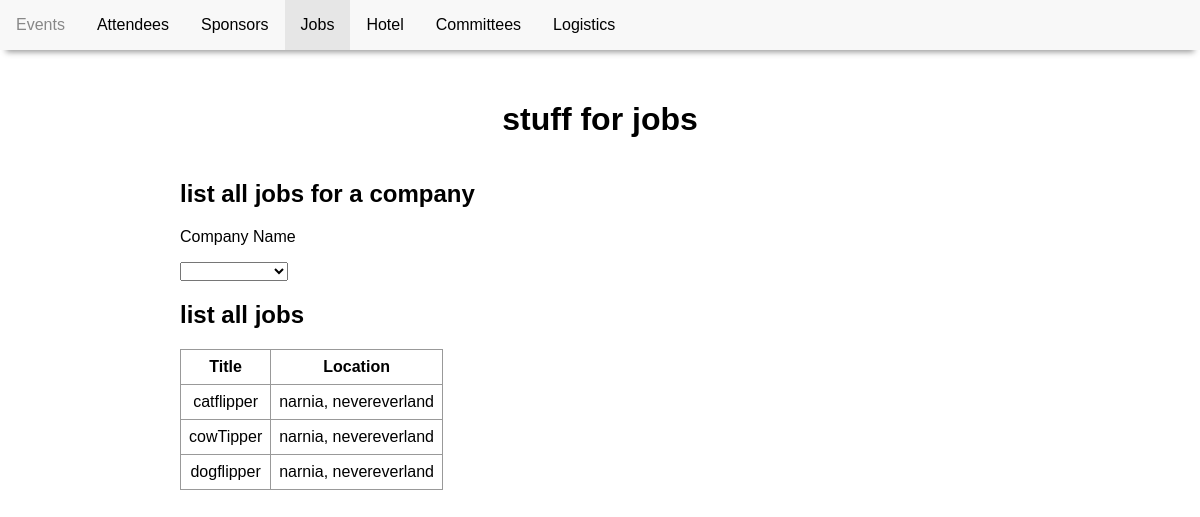
/jobs.php, run on an earlier commit of the app's database.
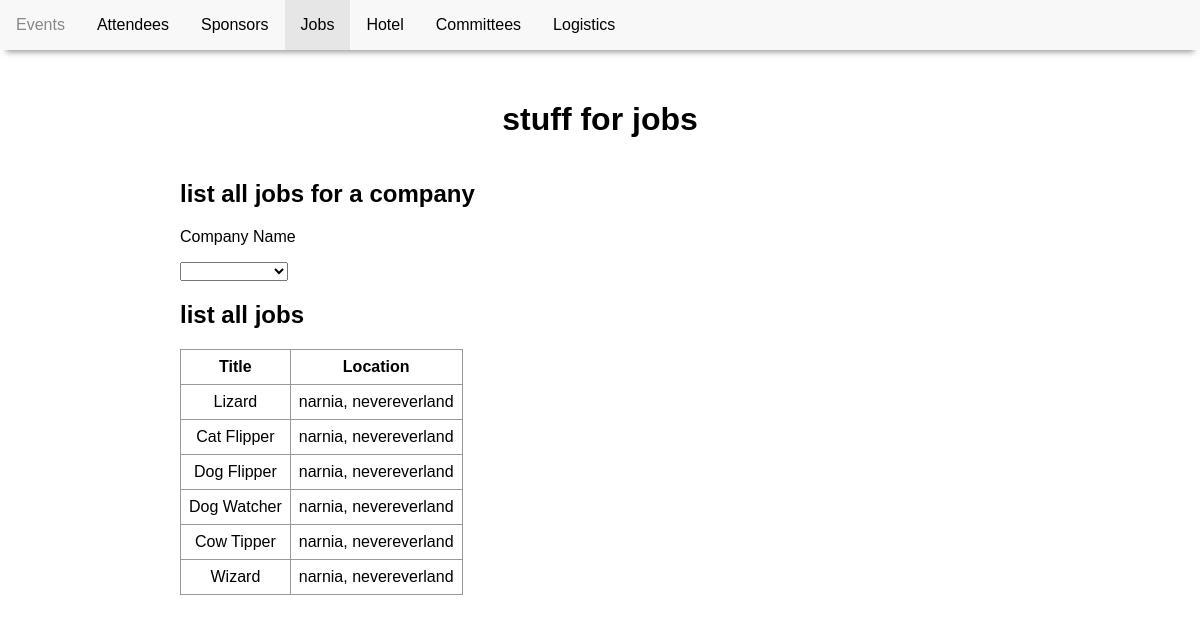
And on a later commit of the database.
### tables this page shows
CREATE TABLE JobPostings(
    jobTitle varchar(30) NOT NULL,
    jobCity varchar(30) NOT NULL,
    jobProvince varchar(30) NOT NULL,
    payRate decimal(8,2),
    companyName varchar(30) NOT NULL,
    PRIMARY KEY (jobTitle, jobCity, jobProvince, companyName),
    FOREIGN KEY (companyName) REFERENCES SponsorCompany(companyName) ON DELETE CASCADE
);

### jobs.php (the view, shortened to what this page needs)
<!DOCTYPE html>
<html>
    <head>
    <link href="conference.css" type="text/css" rel="stylesheet" />
    </head>
    <body>
        <nav>
            <ul class="navbar">
                <li><a href="index.php">Events</a></li>
                <li><a href="attendees.php">Attendees</a></li>
                <li><a href="sponsors.php">Sponsors</a></li>
                <li><a class="active" href="jobs.php">Jobs</a></li>
                <li><a href="hotel.php">Hotel</a></li>
                <li><a href="committees.php">Committees</a></li>
                <li><a href="logistics.php">Logistics</a></li>
            </ul>
        </nav>
        <header>
            <h1>stuff for jobs</h1>
        </header>
        <div class="main">
            <?php include 'pdo.php'; ?>
            <div id="companyjobs">
                <h2>list all jobs for a company</h2>
                <div id="companyselection">
                    <p>Company Name</p>
                    <?php
                        $query = 'SELECT companyName FROM SponsorCompany;';
                        $stmt = $pdo->prepare($query);
                        $stmt->execute();
                        echo "<select id='companyname' onChange='displayJobs(this.value)'>";
                        echo "<option value=''></option>";
                        while ($company = $stmt->fetch()){
                            echo "<option value=" . $company['companyName'] . ">" . $company["companyName"] . "</option>";
                        }
                        echo "</select><br>";
                    ?>
                </div>
            </div>
            <h2>list all jobs</h2>
            <?php
                $query = 'SELECT jobTitle, CONCAT(jobCity,\', \',jobProvince) as jobLocation FROM JobPostings;';
                $stmt = $pdo->prepare($query);
                $stmt->execute();
                echo "<table>";
                    echo "<tr><th>Title</th><th>Location</th></tr>";
                    while ($job = $stmt->fetch()) {
                        $jobTitle = $job["jobTitle"];
                        $jobLocation = $job["jobLocation"];
                        echo "<tr><td>$jobTitle</td><td>$jobLocation</td></tr>";
                    }
                echo "</table>";
            ?>
        </div>
    </body>
</html>

### conference.css (style rules this page uses)
html { margin: 0; padding: 0; height: 100%; width: 100%; }
body { font-family: sans-serif; height: 100%; width: 100%; margin: 0; padding: 0; display: grid; grid-template-columns: 15% 35% 35% 15%; grid-template-rows: 10% 10% auto 10%; grid-template-areas: "navbar navbar navbar navbar" ". header header ." ". main main ." "footer footer footer footer"; }
nav { grid-area: navbar; position: fixed; width:100%; z-index: 999; box-shadow: 0 8px 6px -6px rgb(151, 151, 151); }
nav ul { list-style-type: none; margin: 0; padding: 0; overflow: hidden; background-color: rgb(248, 248, 248); }
nav ul li { float: left; }
nav ul li a { display: block; padding: 16px; color: black; text-decoration: none; }
nav ul li a.active { background-color: rgb(230, 230, 230); color: black; }
header { grid-area: header; text-align: center; }
.main { grid-area: main; }
table { border-collapse: collapse; }
td,th { border: 1px solid #999; padding: 0.5rem; text-align: center; }

What changed in the data, as far as the page shows it:
removed jobpostings: jobTitle "catflipper", jobLocation "narnia, nevereverland"
removed jobpostings: jobTitle "cowTipper", jobLocation "narnia, nevereverland"
removed jobpostings: jobTitle "dogflipper", jobLocation "narnia, nevereverland"
added jobpostings: jobTitle "Lizard", jobLocation "narnia, nevereverland"
added jobpostings: jobTitle "Cat Flipper", jobLocation "narnia, nevereverland"
added jobpostings: jobTitle "Dog Flipper", jobLocation "narnia, nevereverland"
added jobpostings: jobTitle "Dog Watcher", jobLocation "narnia, nevereverland"
added jobpostings: jobTitle "Cow Tipper", jobLocation "narnia, nevereverland"
added jobpostings: jobTitle "Wizard", jobLocation "narnia, nevereverland"
